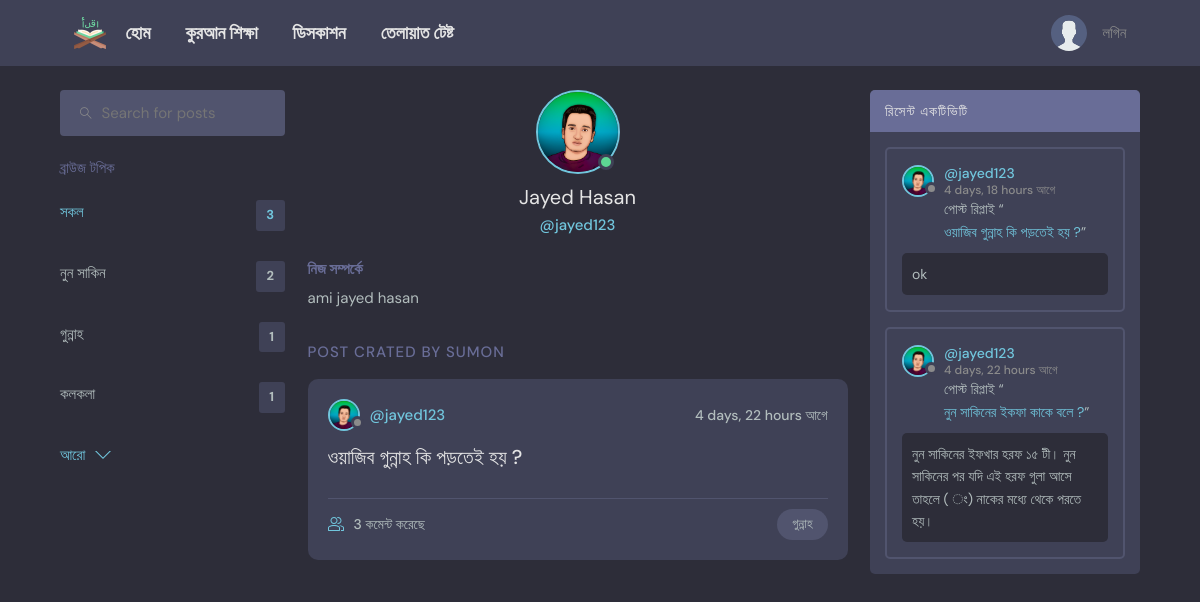
The app's page /profile/2/ with its own data.
### base/models.py (models this page shows, shortened)
class Topic(models.Model):
    name = models.CharField(max_length=200)

class User(AbstractUser):
    name = models.CharField(max_length=200, null=True)
    email = models.EmailField(unique=True, null=True)
    bio = models.TextField(null=True)
    avatar = models.ImageField(null=True, default="avatar.svg")
    USERNAME_FIELD = 'email' # jokhn admin e dhukte jabo eta off kore dibo
    REQUIRED_FIELDS = []

class Room(models.Model):
    host = models.ForeignKey(User, on_delete=models.SET_NULL, null=True)
    topic = models.ForeignKey(Topic, on_delete=models.SET_NULL, null=True)
    name = models.CharField(max_length=200)
    description = models.TextField(null=True, blank=True)
    participants = models.ManyToManyField(
        User, related_name='participants', blank=True)
    updated = models.DateTimeField(auto_now=True)
    created = models.DateTimeField(auto_now_add=True)
    class Meta:
        ordering = ['-updated', '-created']
    def __str__(self):
        return self.name

class Message(models.Model):
    user = models.ForeignKey(User, on_delete=models.CASCADE)
    room = models.ForeignKey(Room, on_delete=models.CASCADE)
    body = models.TextField()
    updated = models.DateTimeField(auto_now=True)
    created = models.DateTimeField(auto_now_add=True)
    class Meta:
        ordering = ['-updated', '-created']

### base/views.py (the view)
# urls.py: path('profile/<str:pk>/', views.userProfile, name="user-profile"),
def userProfile(request, pk):
    user = User.objects.get(id=pk)
    rooms = user.room_set.all()
    room_messages = user.message_set.all()
    topics = Topic.objects.all()
    context = {'user': user, 'rooms': rooms,
               'room_messages': room_messages, 'topics': topics}
    return render(request, 'base/profile.html', context)

### base/templates/base/profile.html (shortened to what this page needs)
{% extends 'main.html' %}
{% block content %}
<main class="profile-page layout layout--3">
  <div class="container">
    {% include 'base/topics_component.html' %}
    <div class="roomList">
      <div class="profile">
        <div class="profile__avatar">
          <div class="avatar avatar--large active">
            <img src="{{user.avatar.url}}" />
          </div>
        </div>
        <div class="profile__info">
          <h3>{{user.name}}</h3>
          <p>@{{user.username}}</p>
        </div>
        <div class="profile__about">
          <h3>নিজ সম্পর্কে</h3>
          <p>
            {{user.bio}}
          </p>
        </div>
      </div>
      <div class="roomList__header">
        <div>
          <h2>post crated by sumon</a>
          </h2>
        </div>
      </div>
      {% include 'base/feed_component.html' %}
    </div>
    {% include 'base/activity_component.html' %}
  </div>
</main>
{% endblock content %}

### templates/main.html (shortened to what this page needs)
<!DOCTYPE html>
{% load static %}
<html lang="en">
<head>
    <link rel="stylesheet" href="{% static 'styles/style.css' %}" />
</head>
<body>
    {% include 'navbar.html' %}
    {% block content %}
    {% endblock %}
</body>
</html>

### templates/navbar.html (shortened to what this page needs)
{% load static %}
<header class="header header--loggedIn">
    <div class="container">
        <a href="{% url 'index' %}" class="header__logo">
            <img src="{% static 'images/quran.png' %}" />
            <h1 style="font-size: 120%">হোম</h1>
        </a>
        <a href="{% url 'shurur-kotha' %}" class="header__logo">
            <h1 style="font-size: 120%">কুরআন শিক্ষা</h1>
        </a>
        <a href="{% url 'home' %}" class="header__logo">
            <h1 style="font-size: 120%">ডিসকাশন</h1>
        </a>
        <a href="{% url 'telawat-home' %}" class="header__logo">
            <h1 style="font-size: 120%">তেলায়াত টেষ্ট</h1>
        </a>
        <nav class="header__menu">
            {% if request.user.is_authenticated %}
            <div class="header__user">
                <a href="{% url 'update-user' %}">
                    <div class="avatar avatar--medium active">
                        <img src="{{request.user.avatar.url}}" />
                    </div>
                    <p>{{request.user.username}} <span>@{{request.user.username}}</span></p>
                </a>
                <button class="dropdown-button">
                    <svg version="1.1" xmlns="http://www.w3.org/2000/svg" width="32" height="32" viewBox="0 0 32 32">
                        <title>chevron-down</title>
                        <path d="M16 21l-13-13h-3l16 16 16-16h-3l-13 13z"></path>
                    </svg>
                </button>
            </div>
            {% else %}
            <a href="{% url 'login' %}">
                <img src="{% static 'images/avatar.svg' %}" />
                <p>লগিন</p>
            </a>
            {% endif %}
        </nav>
    </div>
</header>

### base/templates/base/topics_component.html (shortened to what this page needs)
<div class="topics">
    <div class="topics__header">
        <form class="header__search" method="GET" action="{% url 'home' %}">
            <label>
                <input name="q" placeholder="Search for posts" />
            </label>
        </form>
    </div>
    <div class="topics__header">
        <h2>ব্রাউজ টপিক</h2>
    </div>
    <ul class="topics__list">
        <li>
            <a href="{% url 'home' %}" class="active">সকল <span>{{topics.count}}</span></a>
        </li>
        {% for topic in topics %}
        <li>
            <a href="{% url 'home' %}?q={{topic.name}}">{{topic.name}}<span>{{topic.room_set.all.count}}</span></a>
        </li>
        {% endfor %}
    </ul>
    <a class="btn btn--link" href="{% url 'topics' %}">
        আরো
        <svg version="1.1" xmlns="http://www.w3.org/2000/svg" width="32" height="32" viewBox="0 0 32 32">
            <title>chevron-down</title>
            <path d="M16 21l-13-13h-3l16 16 16-16h-3l-13 13z"></path>
        </svg>
    </a>
</div>

### base/templates/base/feed_component.html (shortened to what this page needs)
{% for room in rooms %}
<div class="roomListRoom">
    <div class="roomListRoom__header">
        <a href="{% url 'user-profile' room.host.id %}" class="roomListRoom__author">
            <div class="avatar avatar--small">
                <img src="{{room.host.avatar.url}}" />
            </div>
            <span>@{{room.host.username}}</span>
        </a>
        <div class="roomListRoom__actions">
            <span>{{room.created|timesince}} আগে</span>
        </div>
    </div>
    <div class="roomListRoom__content">
        <a href="{% url 'room' room.id %}">{{room.name}}</a>
    </div>
    <div class="roomListRoom__meta">
        <a href="{% url 'room' room.id %}" class="roomListRoom__joined">
            {{room.participants.all.count}} কমেন্ট করেছে
        </a>
        <p class="roomListRoom__topic">{{room.topic.name}}</p>
    </div>
</div>
{% endfor %}

### base/templates/base/activity_component.html (shortened to what this page needs)
<div class="activities">
    <div class="activities__header">
        <h2>রিসেন্ট একটিভিটি</h2>
    </div>
    {% for message in room_messages %}
    <div class="activities__box">
        <div class="activities__boxHeader roomListRoom__header">
            <a href="{% url 'user-profile' message.user.id %}" class="roomListRoom__author">
                <div class="avatar avatar--small">
                    <img src="{{message.user.avatar.url}}" />
                </div>
                <p>
                    @{{message.user.username}}
                    <span>{{message.created|timesince}} আগে</span>
                </p>
            </a>
        </div>
        <div class="activities__boxContent">
            <p>পোস্ট রিপ্লাই “<a href="{% url 'room' message.room.id %}">{{message.room}}</a>”</p>
            <div class="activities__boxRoomContent">{{message.body}}</div>
        </div>
    </div>
    {% endfor %}
</div>

### records on screen
Topic: name "নুন সাকিন", room_set.all.count "2"
Topic: name "গুন্নাহ", room_set.all.count "1"
Topic: name "কলকলা", room_set.all.count "1"
User: avatar (picture), name "Jayed Hasan", username "jayed123", bio "ami jayed hasan"
Room: host.avatar (picture), host.username "jayed123", created "4 days, 22 hours", name "ওয়াজিব গুন্নাহ কি পড়তেই হয় ?", participants.all.count "3", topic.name "গুন্নাহ"
Message: user.avatar (picture), user.username "jayed123", created "4 days, 18 hours", room "ওয়াজিব গুন্নাহ কি পড়তেই হয় ?", body "ok"
Message: user.avatar (picture), user.username "jayed123", created "4 days, 22 hours", room "নুন সাকিনের ইকফা কাকে বলে ?", body "নুন সাকিনের ইফখার হরফ ১৫ টী। নুন সাকিনের পর যদি এই হরফ গুলা আসে তাহলে ( ং) নাকের মধ্যে থেকে পরতে হয়।"

### other values on screen
{{ topics.count }} "3"
